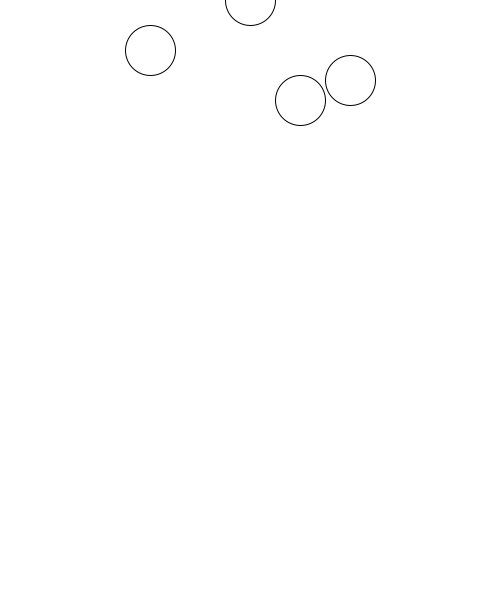
Frame 1 (no input)
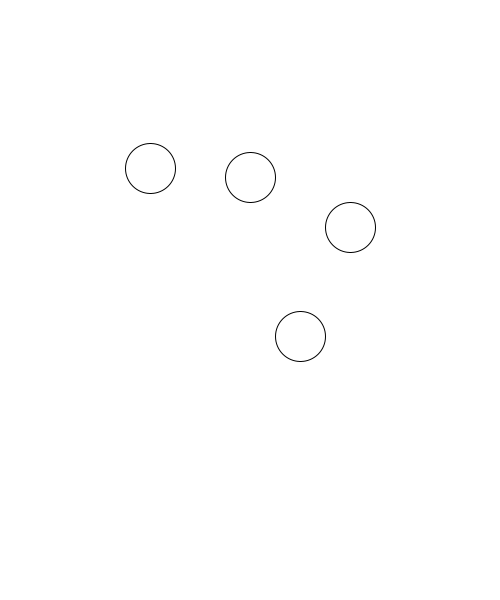
Frame 60 (the mouse pressed at the canvas centre just before this capture)
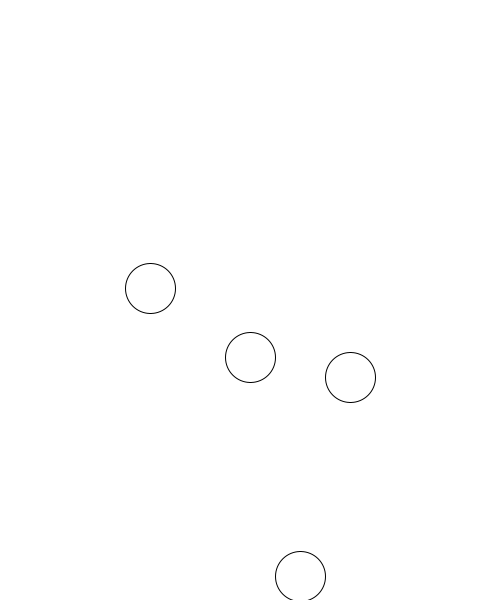
Frame 120 (the mouse held since frame 60 and released just before this capture)

The Processing sketch that drew these frames (run headless with seeded random() and noise(); from frame 60 on, the mouse is pressed at the canvas centre):

// Processing sketch: sketch_08160830_1122_jumping_falling_ball
// ── sketch_08160830_1122_jumping_falling_ball.pde
//可以有任意組嗎
float []x={250,150,350,300};
float []y={0,50,80,100};
float []vx={0,0,0,0};
float []vy={3,2,2.5,4};
void setup(){
  size(500,600);
}
void draw(){
  background(255);
  for(int i=0; i<4 ;i++){
  ellipse(x[i],y[i],50,50); 
  y[i] = y[i] + vy[i];//vy是速度
  
  
  if(y[i]>600)vy[i]=-vy[i];//碰到地板後vy[i]會變成負的
  if(y[i]<0)vy[i]=-vy[i];//再碰到後會再變
  }
}
